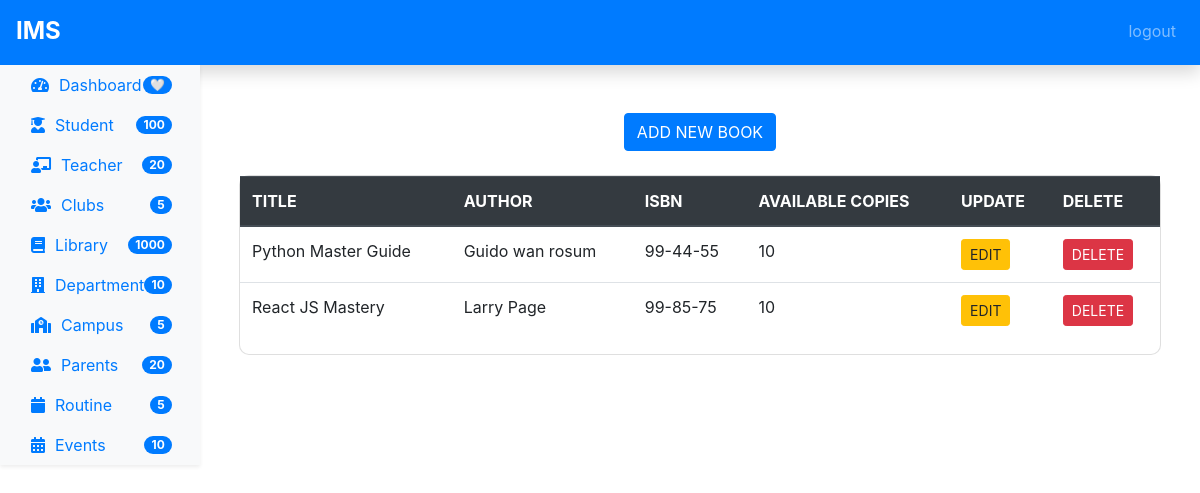
/book/, run on the app's committed database.
### app1/models.py (models this page shows, shortened)
class Book(models.Model):
    title = models.CharField(max_length=50)
    author = models.CharField(max_length=20)
    isbn = models.CharField(max_length=13, unique=True)
    available_copies = models.IntegerField(default=0)

### app1/views.py (the view)
# urls.py: path('book/', views.book, name='book'),
@never_cache
def book(request):
    books = Book.objects.all()
    return render(request, 'book.html', {'books': books})

### app1/templates/book.html (shortened to what this page needs)
{% extends "header.html" %}
{% block content %}
<div class="container mt-5">
    <div class="d-flex justify-content-center mb-4">
        <button type="button" class="btn btn-primary" data-toggle="modal" data-target="#bookModal">
            ADD NEW BOOK
        </button>
    </div>
    <div class="card card-table">
        <table class="table table-hover">
            <thead class="thead-dark">
                <tr>
                    <th scope="col">TITLE</th>
                    <th scope="col">AUTHOR</th>
                    <th scope="col">ISBN</th>
                    <th scope="col">AVAILABLE COPIES</th>
                    <th scope="col">UPDATE</th>
                    <th scope="col">DELETE</th>
                </tr>
            </thead>
            <tbody id="bookTable">
                {% for book in books %}
                <tr>
                    <td>{{ book.title }}</td>
                    <td>{{ book.author }}</td>
                    <td>{{ book.isbn }}</td>
                    <td>{{ book.available_copies }}</td>
                    <td><button class="btn btn-sm btn-warning" data-toggle="modal" data-target="#editBookModal{{book.pk}}">EDIT</button></td>
                    <td><a href="{% url 'delbook' book.pk %}" class="btn btn-sm btn-danger" onclick="return confirm('Are you sure you want to delete this book?');">DELETE</a></td>
                </tr>
                {% endfor %}
            </tbody>
        </table>
    </div>
</div>
{% endblock content %}

### app1/templates/header.html (style rules this page uses)
.card { transition: transform 0.3s ease, box-shadow 0.3s ease; border-radius: 10px; }

### data on the page
Book: title "Python Master Guide", author "Guido wan rosum", isbn "99-44-55", available_copies "10"
Book: title "React JS Mastery", author "Larry Page", isbn "99-85-75", available_copies "10"
